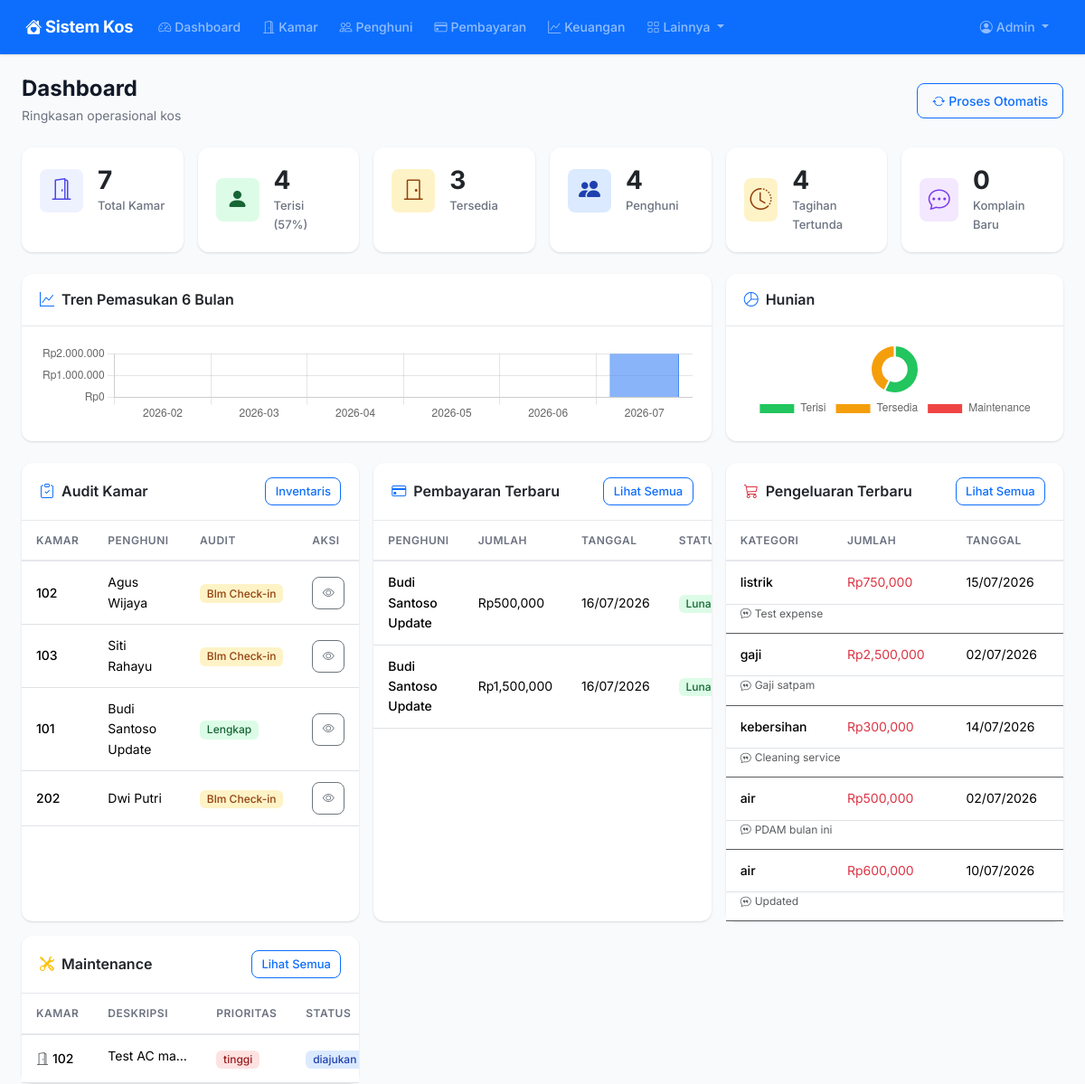
The page /dashboard/admin (signed in, upper part) on the database as committed earlier.
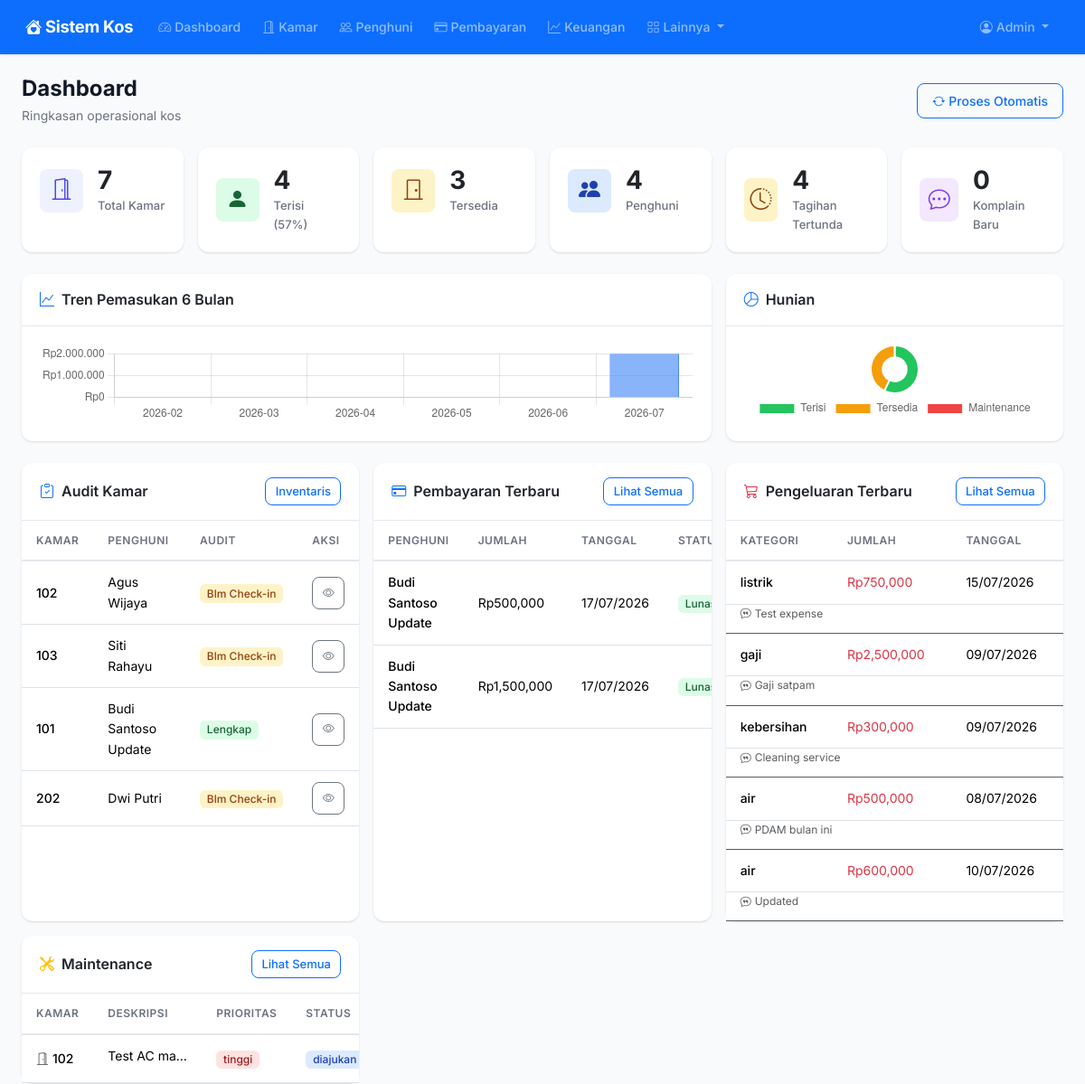
The same page on the database as committed later.
### models.py (models this page shows, shortened)
class Payment(db.Model):
    __tablename__ = "payments"
    id = db.Column(db.Integer, primary_key=True)
    booking_id = db.Column(db.Integer, db.ForeignKey("bookings.id"), nullable=False)
    jumlah = db.Column(db.Float, nullable=False)
    tanggal_bayar = db.Column(db.Date, default=date.today)
    bulan_dibayar_untuk = db.Column(db.String(20))
    metode_bayar = db.Column(db.String(20), default="transfer")
    status = db.Column(db.String(20), default="lunas")
    bukti_pembayaran = db.Column(db.String(255))
    catatan = db.Column(db.Text)
    created_at = db.Column(db.DateTime, default=datetime.utcnow)

class Expense(db.Model):
    __tablename__ = "expenses"
    id = db.Column(db.Integer, primary_key=True)
    kategori = db.Column(db.String(50), nullable=False)
    jumlah = db.Column(db.Float, nullable=False)
    tanggal = db.Column(db.Date, default=date.today)
    deskripsi = db.Column(db.Text)
    vendor_id = db.Column(db.Integer, db.ForeignKey("vendors.id"), nullable=True)
    created_at = db.Column(db.DateTime, default=datetime.utcnow)
    vendor = db.relationship("Vendor", backref="expenses")

class User(UserMixin, db.Model):
    __tablename__ = "users"
    id = db.Column(db.Integer, primary_key=True)
    username = db.Column(db.String(80), unique=True, nullable=False)
    email = db.Column(db.String(120), unique=True, nullable=False)
    password_hash = db.Column(db.String(256), nullable=False)
    role = db.Column(db.String(20), nullable=False, default="client")
    nama_lengkap = db.Column(db.String(150), nullable=False)
    no_telepon = db.Column(db.String(20))
    alamat = db.Column(db.Text)
    is_active = db.Column(db.Boolean, default=True)
    created_at = db.Column(db.DateTime, default=datetime.utcnow)
    bookings = db.relationship("Booking", backref="client", lazy="dynamic")
    notifications = db.relationship("Notification", backref="user", lazy="dynamic")

### routes/dashboard.py (the view)
@dashboard_bp.route("/admin")
@login_required
def admin():
    if current_user.role not in ("admin", "management"):
        flash("Akses ditolak.", "danger")
        return redirect(url_for("dashboard.client"))
    total_kamar = Room.query.count()
    kamar_terisi = Booking.query.filter_by(status="aktif").count()
    kamar_tersedia = Room.query.filter_by(status="tersedia").count()
    kamar_pending = Booking.query.filter_by(status="pending").count()
    kamar_maintenance = Room.query.filter(Room.status == "maintenance").count()
    total_penghuni = db.session.query(Booking.user_id).filter(
        Booking.status == "aktif"
    ).distinct().count()
    penghuni_raw = User.query.join(Booking).filter(
        Booking.status == "aktif", User.role == "client"
    ).all()
    penghuni = []
    for u in penghuni_raw:
        b = Booking.query.filter_by(user_id=u.id, status="aktif").first()
        penghuni.append({
            "id": u.id,
            "nama_lengkap": u.nama_lengkap,
            "username": u.username,
            "no_telepon": u.no_telepon,
            "is_active": u.is_active,
            "nomor_kamar": b.room.nomor_kamar if b else "-",
            "kamar_id": b.room_id if b else None,
        })
    pemasukan_bulan_ini = db.session.query(db.func.sum(Payment.jumlah)).filter(
        Payment.status == "lunas",
        db.func.strftime("%Y-%m", Payment.tanggal_bayar) == date.today().strftime("%Y-%m")
    ).scalar() or 0
    pengeluaran_bulan_ini = db.session.query(db.func.sum(Expense.jumlah)).filter(
        db.func.strftime("%Y-%m", Expense.tanggal) == date.today().strftime("%Y-%m")
    ).scalar() or 0
    tagihan_belum_dibayar = 0
    unpaid_bookings = []
    for b in Booking.query.filter_by(status="aktif").all():
        if b.tagihan_bulan_ini:
            tagihan_belum_dibayar += 1
            unpaid_bookings.append(b)
    booking_pending = Booking.query.filter_by(status="pending").order_by(Booking.created_at.asc()).all()
    bulan_ini = date.today().strftime("%Y-%m")
    pembayaran_bulan_ini = Payment.query.filter(
        Payment.status == "lunas",
        db.func.strftime("%Y-%m", Payment.tanggal_bayar) == bulan_ini
    ).count()
    total_tagihan = Booking.query.filter_by(status="aktif").count()
    collection_rate = round((pembayaran_bulan_ini / total_tagihan * 100) if total_tagihan > 0 else 0)
    occupancy_rate = round((kamar_terisi / total_kamar * 100) if total_kamar > 0 else 0)
    tipe_kamar = db.session.query(Room.tipe, db.func.count(Room.id)).group_by(Room.tipe).all()
    pemasukan_6bulan = []
    for i in range(5, -1, -1):
        m = date.today().month - i
        y = date.today().year
        while m < 1:
            m += 12
            y -= 1
        while m > 12:
            m -= 12
            y += 1
        bulan_str = f"{y:04d}-{m:02d}"
        total = db.session.query(db.func.sum(Payment.jumlah)).filter(
            Payment.status == "lunas",
            db.func.strftime("%Y-%m", Payment.tanggal_bayar) == bulan_str
        ).scalar() or 0
        pemasukan_6bulan.append({"bulan": bulan_str, "total": total})
    pembayaran_terbaru = Payment.query.order_by(Payment.created_at.desc()).limit(5).all()
    pengeluaran_terbaru = Expense.query.order_by(Expense.created_at.desc()).limit(5).all()
    permintaan_maintenance = MaintenanceRequest.query.filter(
        MaintenanceRequest.status.in_(["diajukan", "diproses"])
    ).order_by(MaintenanceRequest.created_at.desc()).limit(5).all()
    komplain_baru = Complaint.query.filter_by(status="diajukan").count()
    booking_audit = Booking.query.filter_by(status="aktif").order_by(Booking.tanggal_masuk.desc()).limit(5).all()
    return render_template("dashboard/admin.html",
        total_kamar=total_kamar, kamar_terisi=kamar_terisi,
        kamar_tersedia=kamar_tersedia, total_penghuni=total_penghuni,
        penghuni=penghuni, pemasukan_bulan_ini=pemasukan_bulan_ini,
        pengeluaran_bulan_ini=pengeluaran_bulan_ini,
        tagihan_belum_dibayar=tagihan_belum_dibayar,
        pembayaran_terbaru=pembayaran_terbaru,
        pengeluaran_terbaru=pengeluaran_terbaru,
        permintaan_maintenance=permintaan_maintenance,
        komplain_baru=komplain_baru,
        kamar_pending=kamar_pending,
        kamar_maintenance=kamar_maintenance,
        booking_pending=booking_pending,
        unpaid_bookings=unpaid_bookings,
        collection_rate=collection_rate,
        occupancy_rate=occupancy_rate,
        tipe_kamar=tipe_kamar,
        pemasukan_6bulan=pemasukan_6bulan,
        booking_audit=booking_audit)

### app.py (called while the page is built)
def create_app():
    app = Flask(__name__)
    app.config.from_object("config.Config")
    db.init_app(app)
    login_manager.init_app(app)
    csrf.init_app(app)
    login_manager.login_view = "auth.login"
    login_manager.login_message = "Silakan login terlebih dahulu."
    from models import User
    @login_manager.user_loader
    def load_user(user_id):
        return User.query.get(int(user_id))
    @app.context_processor
    def inject_now():
        from datetime import datetime
        return {"now": datetime.now()}
    @app.context_processor
    def inject_utility():
        from datetime import date
        return {"date_today": date.today()}
    from routes import register_routes
    register_routes(app)
    with app.app_context():
        db.create_all()
    return app

### models.py (called while the page is built)
    @property
    def tagihan_bulan_ini(self):
        bulan_ini = date.today().strftime("%Y-%m")
        sudah_bayar = Payment.query.filter(
            Payment.booking_id == self.id,
            Payment.bulan_dibayar_untuk == bulan_ini,
            Payment.status == "lunas"
        ).first()
        return sudah_bayar is None

### templates/dashboard/admin.html (shortened to what the changed rows need)
{% extends "base.html" %}
{% block content %}
<div class="page-header d-flex flex-wrap justify-content-between align-items-center">
    <div><h1>Dashboard</h1><p>Ringkasan operasional kos</p></div>
</div>
<div class="row g-3 mb-4">
    <div class="col-lg-4">
        <div class="card border-0 h-100">
            <div class="card-body p-0">
                {% if booking_audit %}
                <div class="table-responsive">
                    <table class="table table-hover mb-0">
                        <thead><tr><th>Kamar</th><th>Penghuni</th><th>Audit</th><th>Aksi</th></tr></thead>
                    </table>
                </div>
                {% else %}<div class="empty-state"><i class="bi bi-clipboard-check"></i><h5>Semua audit lengkap</h5></div>{% endif %}
            </div>
        </div>
    </div>
    <div class="col-lg-4">
        <div class="card border-0 h-100">
            <div class="card-body p-0">
                {% if pembayaran_terbaru %}
                <div class="table-responsive">
                    <table class="table table-hover mb-0">
                        <thead><tr><th>Penghuni</th><th>Jumlah</th><th>Tanggal</th><th>Status</th></tr></thead>
                        <tbody>
                            {% for p in pembayaran_terbaru %}
                            <tr>
                                <td class="fw-medium">{{ p.booking.client.nama_lengkap }}</td>
                                <td>Rp{{ "{:,.0f}".format(p.jumlah) }}</td>
                                <td>{% if p.tanggal_bayar %}<span class="text-nowrap">{{ p.tanggal_bayar.strftime('%d/%m/%Y') }}</span>{% else %}<span class="text-muted">-</span>{% endif %}</td>
                                <td><span class="badge badge-success">Lunas</span></td>
                            </tr>
                            {% endfor %}
                        </tbody>
                    </table>
                </div>
                {% else %}<div class="empty-state"><i class="bi bi-inbox"></i><h5>Belum ada pembayaran</h5></div>{% endif %}
            </div>
        </div>
    </div>
    <div class="col-lg-4">
        <div class="card border-0 h-100">
            <div class="card-body p-0">
                {% if pengeluaran_terbaru %}
                <div class="table-responsive">
                    <table class="table table-hover mb-0">
                        <thead><tr><th>Kategori</th><th>Jumlah</th><th>Tanggal</th></tr></thead>
                        <tbody>
                            {% for e in pengeluaran_terbaru %}
                            <tr>
                                <td class="fw-medium">{{ e.kategori }}</td>
                                <td class="text-danger">Rp{{ "{:,.0f}".format(e.jumlah) }}</td>
                                <td>{% if e.tanggal %}<span class="text-nowrap">{{ e.tanggal.strftime('%d/%m/%Y') }}</span>{% else %}<span class="text-muted">-</span>{% endif %}</td>
                            </tr>
                            {% if e.deskripsi %}<tr class="border-0"><td colspan="3" class="pt-0 text-muted" style="font-size:.75rem"><i class="bi bi-chat-quote me-1"></i>{{ e.deskripsi }}</td></tr>{% endif %}
                            {% endfor %}
                        </tbody>
                    </table>
                </div>
                {% else %}<div class="empty-state"><i class="bi bi-inbox"></i><h5>Belum ada pengeluaran</h5></div>{% endif %}
            </div>
        </div>
    </div>
    <div class="col-lg-4">
        <div class="card border-0 h-100">
            <div class="card-body p-0">
                {% if permintaan_maintenance %}
                <div class="table-responsive">
                    <table class="table table-hover mb-0">
                        <thead><tr><th>Kamar</th><th>Deskripsi</th><th>Prioritas</th><th>Status</th></tr></thead>
                    </table>
                </div>
                {% else %}<div class="empty-state"><i class="bi bi-check2-all"></i><h5>Tidak ada permintaan</h5></div>{% endif %}
            </div>
        </div>
    </div>
</div>
{% endblock %}
{% block extra_scripts %}
<script>
const incomeChart = new Chart(document.getElementById('incomeChart'), {
    type: 'bar',
    data: {
        labels: [{% for d in pemasukan_6bulan %}'{{ d.bulan }}',{% endfor %}],
        datasets: [{
            label: 'Pemasukan (Rp)',
            data: [{% for d in pemasukan_6bulan %}{{ d.total }},{% endfor %}],
            backgroundColor: 'rgba(59,130,246,0.6)',
            borderColor: 'rgb(59,130,246)',
            borderWidth: 1
        }]
    },
    options: {
        responsive: true, maintainAspectRatio: false,
        plugins: { legend: { display: false } },
        scales: { y: { beginAtZero: true, ticks: { callback: v => 'Rp' + v.toLocaleString('id') } } }
    }
});
const occupancyChart = new Chart(document.getElementById('occupancyChart'), {
    type: 'doughnut',
    data: {
        labels: ['Terisi', 'Tersedia', 'Maintenance'],
        datasets: [{
            data: [{{ kamar_terisi }}, {{ kamar_tersedia }}, {{ kamar_maintenance }}],
            backgroundColor: ['#22c55e', '#f59e0b', '#ef4444']
        }]
    },
    options: { responsive: true, maintainAspectRatio: false, plugins: { legend: { position: 'bottom' } } }
});
</script>
{% endblock %}

Rows that differ between the two databases and show on the page:
changed Payment (number 1 of 2 on the later page): tanggal_bayar "16/07/2026" → "17/07/2026"
changed Payment (number 2 of 2 on the later page): tanggal_bayar "16/07/2026" → "17/07/2026"
changed Expense "gaji": tanggal "02/07/2026" → "09/07/2026"
changed Expense "kebersihan": tanggal "14/07/2026" → "09/07/2026"
changed Expense "PDAM bulan ini": tanggal "02/07/2026" → "08/07/2026"
